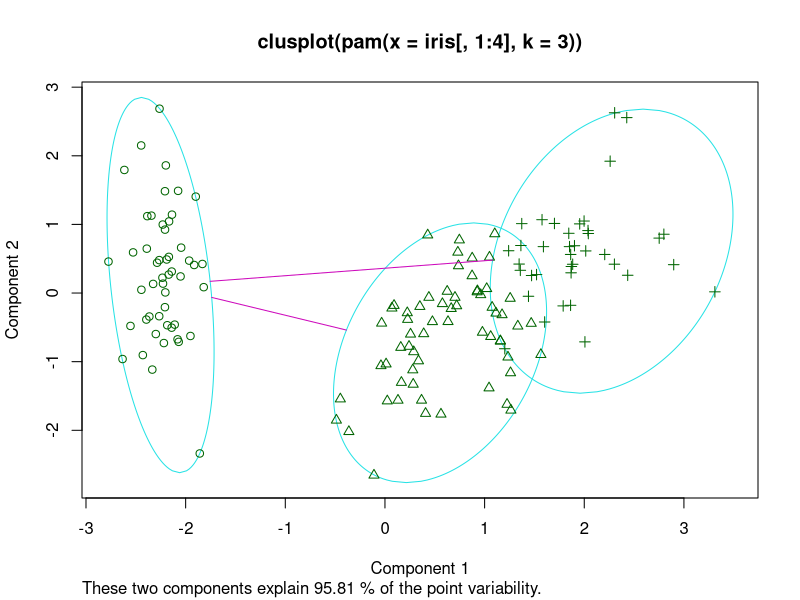
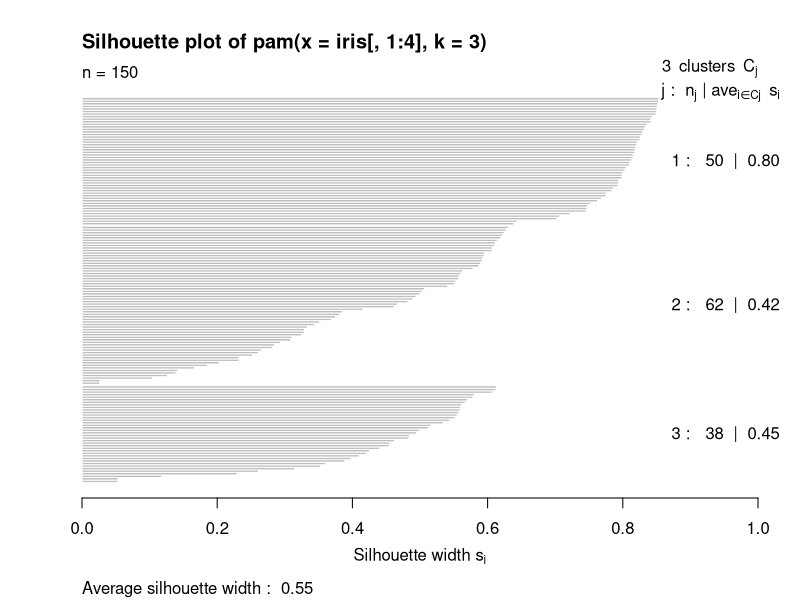

The R script that drew these images, in order:
#Formacao Cientista de Dados - Fernando Amaral

install.packages("cluster", dependencies=T)
library(cluster)
cluster = pam(iris[,1:4],k=3)

cluster

plot(cluster)
 
table(iris$Species,cluster$clustering)